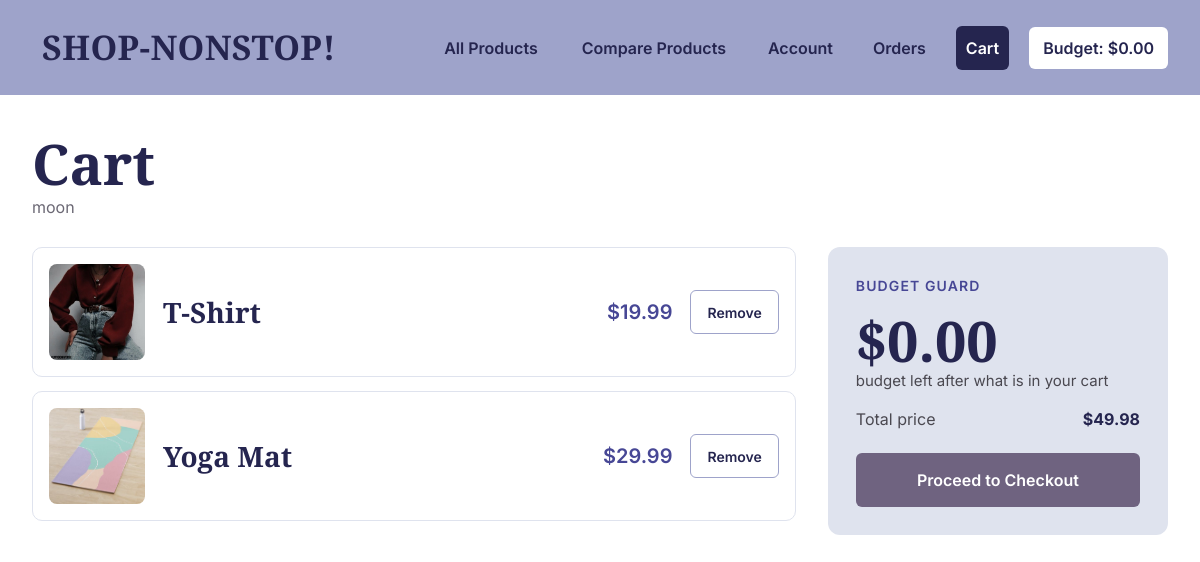
/cart (signed in), run on the app's committed database.
### app/models.py (models this page shows, shortened)
class User(db.Model):
    id = db.Column(db.Integer, primary_key=True)
    username = db.Column(db.String(80), unique=True, nullable=False)
    email = db.Column(db.String(120), unique=True, nullable=False)
    password = db.Column(db.String(255), nullable=False)
    points = db.Column(db.Integer, default=0)
    vouchers = db.relationship('Voucher', secondary=user_vouchers,
                               backref=db.backref('users', lazy='dynamic'))
    friends = relationship(
        'User',
        secondary='friendship',
        primaryjoin=id == Friendship.user_id,
        secondaryjoin=id == Friendship.friend_id,
        backref='friend_of'
    )

class Items(db.Model):
    __tablename__ = 'item'
    Item_ID = db.Column(db.String(80),unique=True, primary_key=True)
    sku = db.Column(db.String(80), unique=True, nullable=False)
    name = db.Column(db.String(120), unique=True, nullable=False)
    price = db.Column(db.Integer, nullable=False)
    item_desc = db.Column(db.String(255), nullable=False)
    category = db.Column(db.String(255), nullable=False)
    stock = db.Column(db.Integer, nullable=False)
    item_star = db.Column(db.Integer, nullable=False)
    itme_sizes = db.Column(db.String(120),  nullable=True)
    color = db.Column(db.String(120), nullable=False)
    pic = db.Column(db.Text)

### app/routes.py (the view)
@app.route('/cart')
def cart():
    username = session.get('username')
    if username:
            user = User.query.filter_by(username=username).first()
            cart_items = Cart.query.filter_by(user_id=user.id).all()
            item_ids = [item.item_id for item in cart_items]
            cart_products = Items.query.filter(Items.Item_ID.in_(item_ids)).all()
            total_price = round(sum([(item.price) for item in cart_products]), 2)
            return render_template('cart.html', username=username,cart_products=cart_products,total_price=total_price)
    else:
            return redirect(url_for('login'))

### app/templates/cart.html (shortened to what this page needs)
{% extends 'base.html' %}
{% block content %}
<div class="cart-page">
    <h1>Cart</h1>
    <p class="cart-user">{{ username }}</p>
    <div class="cart-layout">
        <section class="cart-items">
            {% for item in cart_products %}
            <div class="cart-row">
                <img src="{{ item.pic }}" alt="{{ item.name }}">
                <div class="cart-name">{{ item.name }}</div>
                <div class="cart-price">${{ item.price }}</div>
                <form action="{{ url_for('remove_from_cart', item_id=item.Item_ID) }}" method="POST">
                    <button type="submit" class="remove-btn" aria-label="Remove {{ item.name }} from cart">Remove</button>
                </form>
            </div>
            {% else %}
            <div class="cart-empty">
                <h2>Your cart is empty</h2>
                <p>Add something from the shop and it is checked against your budget.</p>
                <a href="/show_products" class="all-products-button">All Products</a>
            </div>
            {% endfor %}
        </section>
        <aside class="cart-summary">
            <div class="label">Budget guard</div>
            <div class="left">${{ session.get('budget', '0.00') }}</div>
            <div class="left-note">budget left after what is in your cart</div>
            <div class="line"><span>Total price</span><strong>${{ total_price }}</strong></div>
            {% if cart_products %}
            <a href="{{ url_for('checkout') }}" class="checkout-btn">Proceed to Checkout</a>
            {% endif %}
        </aside>
    </div>
</div>
{% endblock %}

### app/templates/base.html (style rules this page uses)
body { margin: 0; font-family: 'Inter', Arial, sans-serif; background-color: #dfe3ee; color: #615f5f; }

### app/templates/cart.html (style rules this page uses)
body { background-color: #fff; }
.cart-page { max-width: 1320px; margin: 0 auto; padding: 40px 32px 64px; }
.cart-page h1 { margin: 0 0 4px; font-family: 'Cormorant Garamond', serif; font-weight: 700; font-size: 56px; line-height: 1; color: #25254f; }
.cart-user { margin: 0 0 28px; color: #6b6874; }
.cart-layout { display: flex; flex-wrap: wrap; gap: 32px; align-items: flex-start; }
.cart-items { flex: 999 1 560px; min-width: 0; display: flex; flex-direction: column; gap: 14px; }
.cart-row { border: 1px solid #dfe3ee; border-radius: 10px; padding: 16px; display: flex; flex-wrap: wrap; align-items: center; gap: 18px; }
.cart-row img { width: 96px; height: 96px; object-fit: cover; border-radius: 8px; }
.cart-name { flex: 1 1 200px; min-width: 0; font-family: 'Cormorant Garamond', serif; font-weight: 700; font-size: 28px; line-height: 1.1; color: #25254f; }
.cart-price { font-size: 20px; font-weight: 600; color: #474795; }
.remove-btn { border: 1px solid #9ea3ca; background: #fff; color: #25254f; border-radius: 6px; padding: 10px 16px; font-size: 14px; font-weight: 600; cursor: pointer; min-height: 44px; }
.cart-summary { flex: 1 1 340px; min-width: 0; max-width: 440px; background: #dfe3ee; border-radius: 12px; padding: 28px; box-sizing: border-box; color: #4a4850; }
.cart-summary .label { font-size: 14px; font-weight: 600; letter-spacing: 0.08em; text-transform: uppercase; color: #474795; }
.cart-summary .line { margin-top: 14px; display: flex; justify-content: space-between; font-size: 16px; }
.cart-summary .line strong { color: #25254f; }
.cart-summary .left { margin-top: 16px; font-family: 'Cormorant Garamond', serif; font-weight: 700; font-size: 56px; line-height: 1; color: #25254f; }
.cart-summary .left-note { margin-top: 2px; font-size: 15px; }
.checkout-btn { display: block; margin-top: 22px; text-align: center; background: #6f6380; color: #fff; border-radius: 6px; padding: 15px; font-size: 16px; font-weight: 600; text-decoration: none; }

### data on the page
User: username "moon"
Items: shows a picture, name "T-Shirt", price "19.99"
Items: shows a picture, name "Yoga Mat", price "29.99"

### other printed values
{{ session.get('budget', '0.00') }} "0.00"
{{ total_price }} "49.98"
